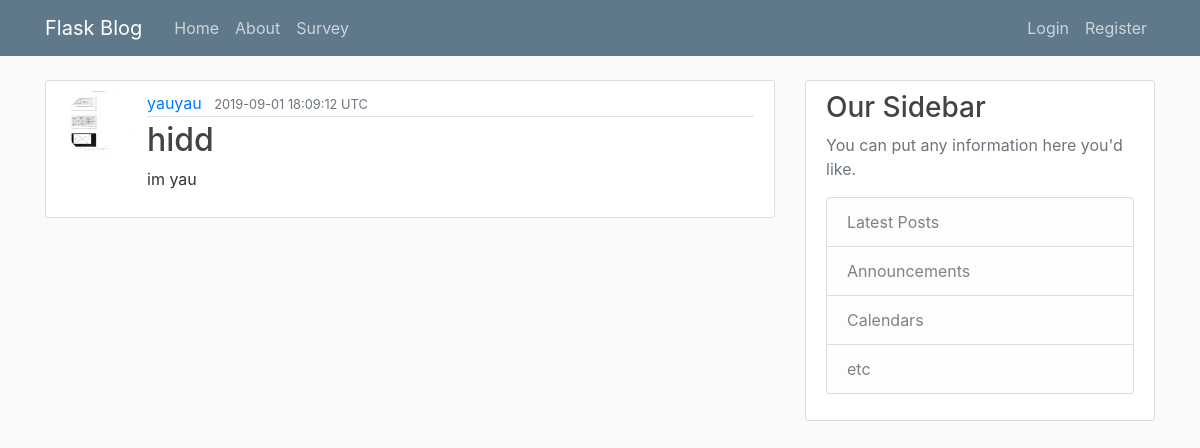
/post/12, run on an earlier commit of the app's database.
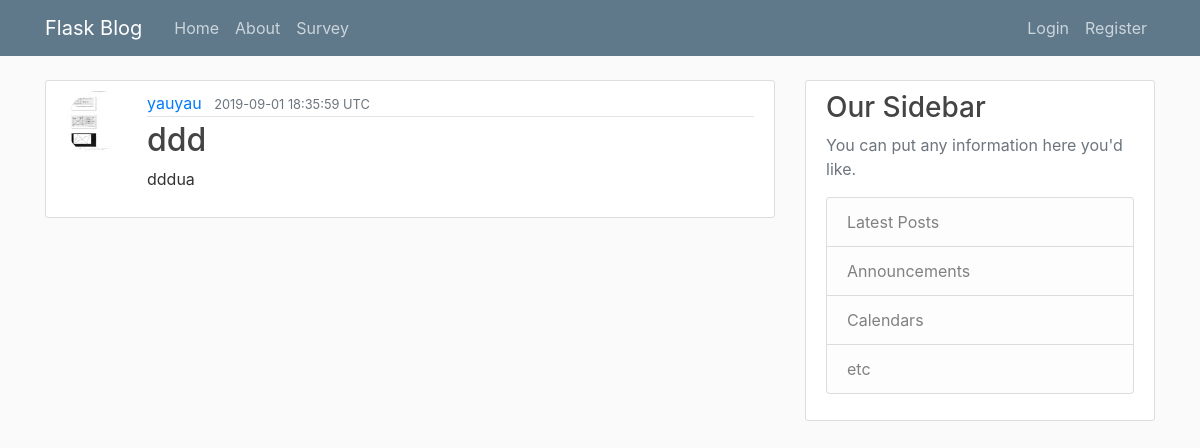
And on a later commit of the database.
### flaskblog/models.py (models this page shows, shortened)
class Post(db.Model):
	id = db.Column(db.Integer, primary_key=True)
	title = db.Column(db.String(100), nullable=False)
	date_posted = db.Column(db.DateTime, nullable=False, default=datetime.utcnow) # passing the utcnow function, not the value of the time
	content = db.Column(db.Text, nullable=False)
	user_id = db.Column(db.Integer, db.ForeignKey('user.id'))

### flaskblog/posts/routes.py (the view)
@posts.route("/post/<int:post_id>")
def post(post_id):
    post = Post.query.get_or_404(post_id)
    return render_template('post.html', title=post.title, post=post)

### flaskblog/templates/post.html (shortened to what this page needs)
{% extends "layout.html" %}
{% block content %}
<article class="media content-section">
  <img class="rounded-circle article-img" src="{{ url_for('static', filename='profile_pics/' + post.author.image_file) }}">
  <div class="media-body">
    <div class="article-metadata">
      <a class="mr-2" href="{{ url_for('users.user_posts', username=post.author.username) }}">{{ post.author.username }}</a>
      <small class="text-muted">{{ post.date_posted.strftime('%Y-%m-%d %H:%M:%S') }} UTC</small>
    </div>
    <h2 class="article-title">{{ post.title }}</h2>
    <p class="article-content">{{ post.content }}</p>
  </div>
</article>
{% endblock content %}

What changed in the data, as far as the page shows it:
changed Post: date_posted "2019-09-01 18:09:12" → "2019-09-01 18:35:59"; title "hidd" → "ddd"; content "im yau" → "dddua"
